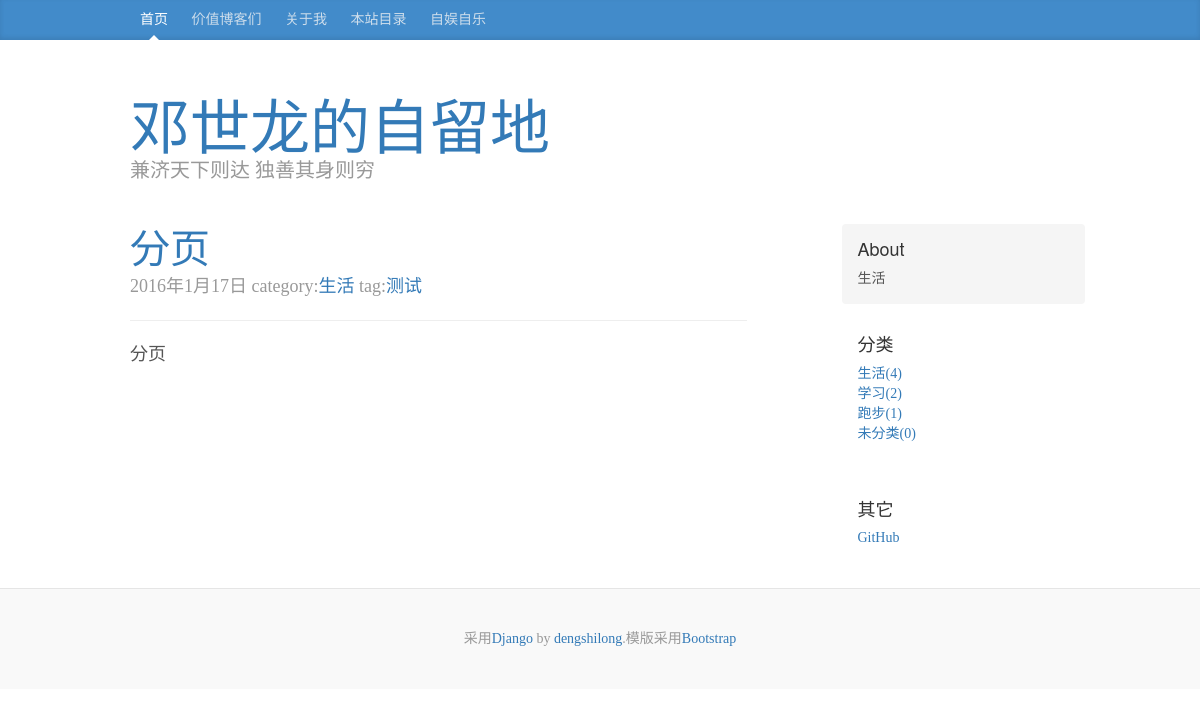
The app's page /2016/01/17/分页/, older data.
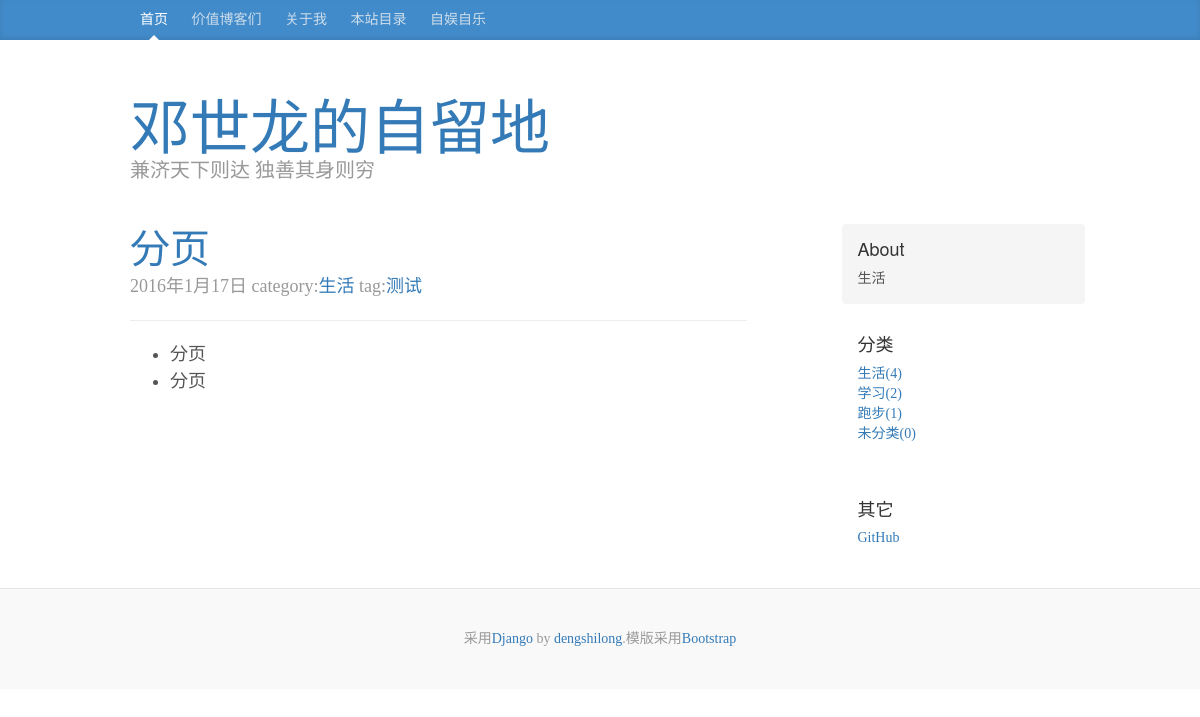
The same page, newer data.
### blog/models.py (models this page shows, shortened)
class Post(models.Model):
    title = models.CharField(max_length=255)
    slug = models.CharField(max_length=300)
    content = models.TextField()
    publish_time = models.DateTimeField(auto_now_add=True)
    category = models.ManyToManyField(Category)
    tag = models.ManyToManyField(Tag, blank=True)
    def get_absolute_url(self):
        year = str(self.publish_time.year)
        month = str(self.publish_time.month)
        if len(month) == 1:
            month = '0' + month
        day = str(self.publish_time.day)
        return reverse('blog.post', args=[year,month,day,self.slug])
    def get_categories(self):
        return self.category.all()
    def get_tags(self):
        return self.tag.all()

### blog/views.py (the view)
# urls.py: url(r'^(\d+)/(\d+)/(\d+)/(.+)/$', views.post, name="blog.post"),
def post(request, year, month, day, slug):
    post = get_object_or_404(Post, publish_time__year=int(year), publish_time__month=int(month), publish_time__day=int(day), slug=slug)
    categories = Category.objects.all()
    return render(request, 'blog/post.html', {'post':post, 'categories': categories})

### blog/models.py (called while the page is built)
    def __unicode__(self):
        return u'%s' % self.name

    def get_absolute_url(self):
        return reverse('blog.tag', args=[self.name])

    def __unicode__(self):
        return u'%s' % self.name

    def get_absolute_url(self):
        return reverse('blog.category', args=[self.name])

    def get_post_count(self):
        return Post.objects.filter(category=self.id).count()

### blog/templatetags/my_markdown.py (called while the page is built)
@register.filter(name='mark')
def mark(value):
    return markdown(value)

### blog/templates/blog/post.html (shortened to what this page needs)
{% extends "base.html" %}
{% block content %}
    {% include "blog/_post.html" %}
{% endblock %}
{% block sidebar %}
    {% include "blog/sidebar.html" %}
{% endblock %}

### blog/templates/blog/_post.html
<div class="blog-post">
  <h2 class="blog-post-title"><a href="{{ post.get_absolute_url }}">{{ post.title }}</a></h2>
  <p class="blog-post-meta">{{post.publish_time|date:"Y年n月d日"}} category:{% for category in post.get_categories %}<a href="{{category.get_absolute_url}}">{{category}}</a>{% if forloop.last %}{% else %}, {% endif %} {% endfor %} tag:{% for tag in post.get_tags %}<a href="{{tag.get_absolute_url}}">{{tag}}</a>{% if forloop.last %}{% else %}, {% endif %}{% endfor %}</p>
  <hr>
  {% load my_markdown %}
  <p>{{ post.content|mark|safe}}</p>
</div>

Row changes from the older to the newer data that the page shows:
changed Post "分页": content "分页" → "* 分页\r\n* 分页" (drawn); content|mark "分页" → "分页 分页"
